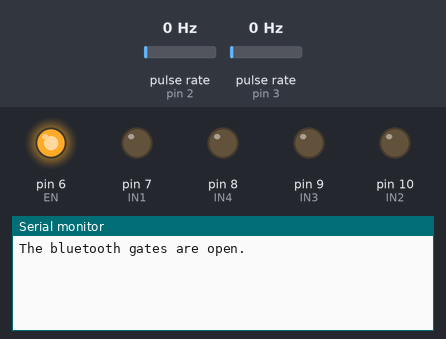
A sketch run on a simulated Arduino Uno, built with avr-gcc and run on an emulated ATmega328P. On the bench: output pins drawn as LEDs (lit = HIGH), the last lines printed to the serial monitor. Wiring (inferred from the names in the program): 2 × pulse sensor: data pin 2 / data pin 3. The test bench sets the inputs (shaded band); at power-on: pulse rate (sensors on pin 2, pin 3) 0 Hz.

Above: at 1.2 s.
1.3 s: pulse rate (sensor on pin 2) set to 2 Hz
At 3.1 s:
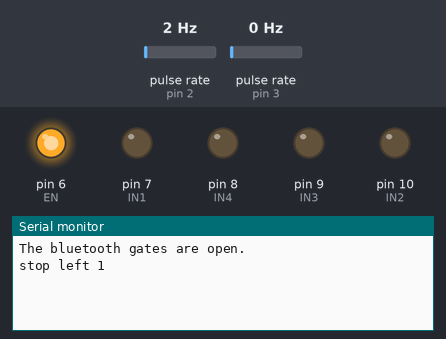
4.3 s: pulse rate (sensor on pin 3) set to 2 Hz
At 7.4 s:
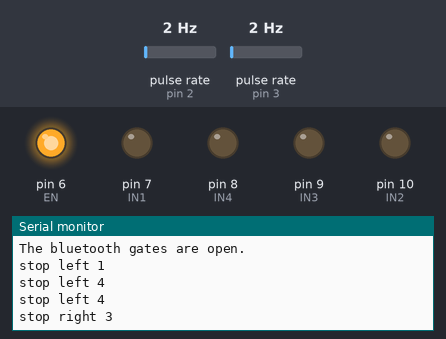

Measured:
- the behaviour switches between 0 and 1 Hz on pulse rate (sensor on pin 2) (found by bisection; images 0 and 1)
- the behaviour switches between 0 and 1 Hz on pulse rate (sensor on pin 3) (found by bisection; images 1 and 2)
- after the input at 1.3 s, the serial monitor: prints a new line after 0.70 s (image 1)
- after the input at 4.3 s, the serial monitor: prints a new line after 1.7 s (image 2)

The sketch:

robocar.4dc.2encoder.1bluetoos.ino
```cpp
#include <SoftwareSerial.h>

char state[9] = "stop";

const int ENCODER_PIN1 = 2;
const int ENCODER_PIN2 = 3;
const boolean ENCODER_INTERRUPT1 = ENCODER_PIN1 % 2;
const boolean ENCODER_INTERRUPT2 = ENCODER_PIN2 % 2;
const unsigned int PULSE_PER_TURN = 20;
unsigned int pulses1;
unsigned int pulses2;
unsigned long oldTime;

const int EN = 6;
const int IN1 = 7;
const int IN2 = 10;
const int IN3 = 9;
const int IN4 = 8;


const unsigned int FORWARD = 24250;
const unsigned int BACKWARD = 31550;
const unsigned int STOP = 7760;
const unsigned int LEFT = 7550;
const unsigned int RIGHT = 12120;

SoftwareSerial HC05Module(11, 12); // TXD | RXD

void setup() {
  pinMode(ENCODER_PIN1, INPUT);
  pinMode(ENCODER_PIN2, INPUT);
  attachInterrupt(ENCODER_INTERRUPT1, pulseCounter1, FALLING);
  attachInterrupt(ENCODER_INTERRUPT2, pulseCounter2, FALLING);

  pinMode(IN1, OUTPUT);
  pinMode(IN2, OUTPUT);
  pinMode(IN3, OUTPUT);
  pinMode(IN4, OUTPUT);
  pinMode(EN, OUTPUT);

  analogWrite(EN, 255);

  Serial.begin(9600);
  HC05Module.begin(9600);  //Default Baud for comm, it may be different for your Module.
  Serial.println("The bluetooth gates are open.");

}

void loop() {
  if (millis() - oldTime >= 2000) {
    detachInterrupt(0);
    if (pulses1 > 0) {
      char concatString1[80];
      sprintf(concatString1, "%s %s %i", state, "left", pulses1);
      Serial.println(concatString1);
      HC05Module.write(concatString1);
    }
    if (pulses2 > 0) {
      char concatString2[80];
      sprintf(concatString2, "%s %s %i", state, "right", pulses2);
      Serial.println(concatString2);
      HC05Module.write(concatString2);
    }
    oldTime = millis();
    pulses1 = 0;
    pulses2 = 0;
    attachInterrupt(ENCODER_INTERRUPT1, pulseCounter1, FALLING);
    attachInterrupt(ENCODER_INTERRUPT2, pulseCounter2, FALLING);
  }

  if (HC05Module.available() > 0) {
    switch (getStringInt() ) {
      case FORWARD:
        strcpy(state, "forward");
        drive(HIGH, LOW);
        break;
      case BACKWARD:
        strcpy(state, "backward");
        drive(LOW, HIGH);
        break;
      case STOP:
        // strcpy(state, "stop");
        drive(LOW, LOW);
        break;
      case LEFT:
        strcpy(state, "left");
        turn(HIGH, LOW);
        break;
      case RIGHT:
        strcpy(state, "right");
        turn(LOW, HIGH);
        break;
    }
  }

  if (Serial.available())
    HC05Module.write(Serial.read());

}


void drive(boolean forward, boolean backward) {
  digitalWrite(IN1, forward);
  digitalWrite(IN2, backward);
  digitalWrite(IN3, forward);
  digitalWrite(IN4, backward);
}

void turn(boolean left, boolean right) {
  digitalWrite(IN1, left);
  digitalWrite(IN2, right);
  digitalWrite(IN3, right);
  digitalWrite(IN4, left);
}

int getStringInt() {
  String incomingString = HC05Module.readString();

  Serial.println(incomingString);

  int stringInt = 0;

  for (int i = 0; incomingString[i] != 0; i++) {
    stringInt += int(incomingString[i]) * i * 10;
  };

  return stringInt;
}

void pulseCounter1() {
  pulses1++;
}

void pulseCounter2() {
  pulses2++;
}
```
